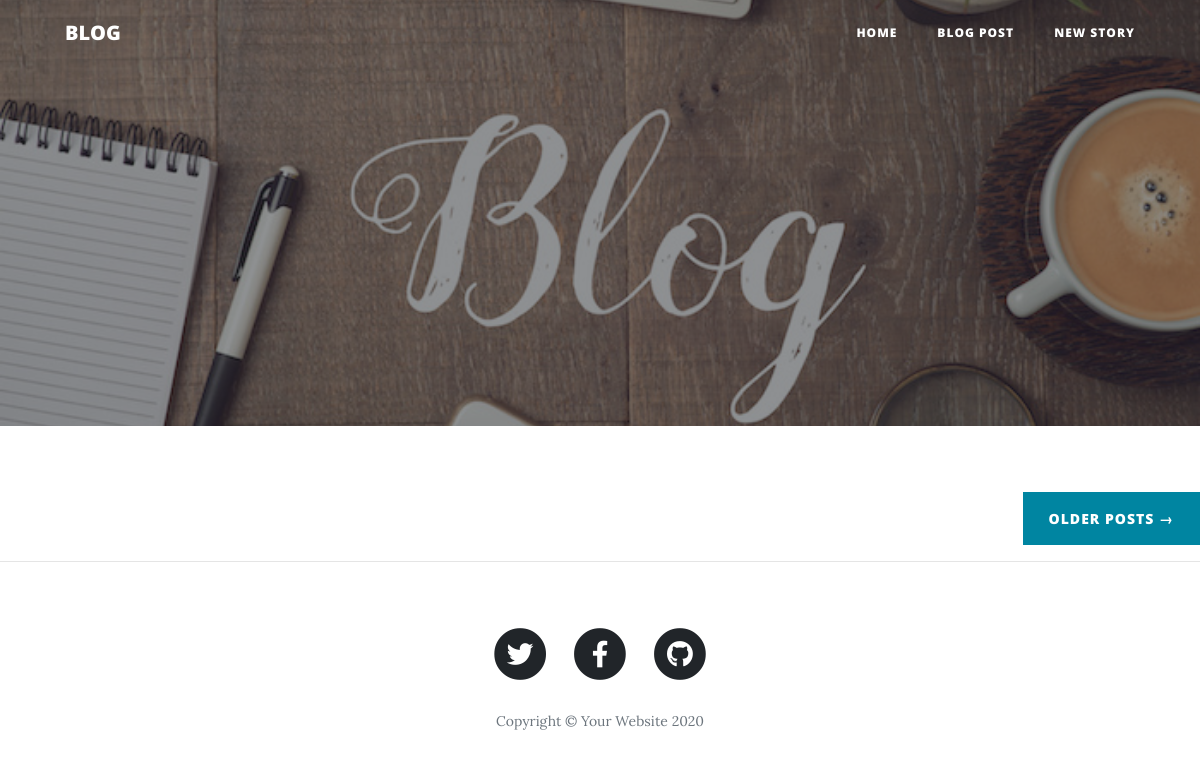
Page /blog/ on the earlier database version.
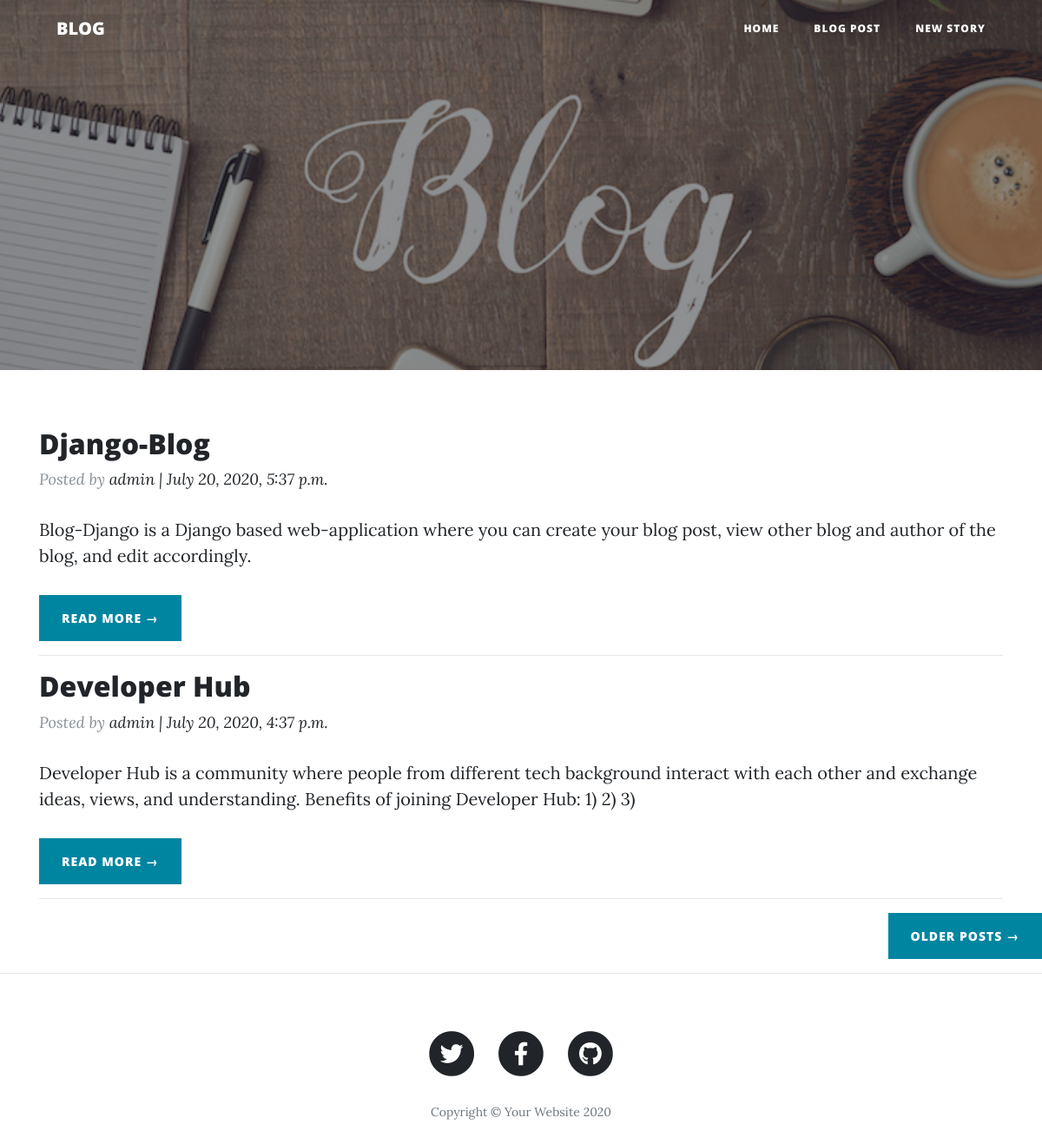
Same page on the later database version.
### Blog/models.py (models this page shows, shortened)
class Post(models.Model):
    STATUS_CHOICES = (('Published', 'Published'),
                      ('Draft', 'Draft'),)
    title = models.CharField(max_length=250)
    subtitle = models.CharField(max_length=250)
    content = models.TextField()
    slug = models.SlugField(unique=True, max_length=255)
    status = models.CharField(max_length=10, default='Draft', choices=STATUS_CHOICES)
    created = models.DateTimeField(auto_now_add=True)
    updated = models.DateTimeField(auto_now=True)
    author = models.ForeignKey(User, on_delete=models.CASCADE)

### Blog/views.py (the view)
# urls.py: path('', views.PostList.as_view(), name='blog'),
class PostList(generic.ListView):
    queryset = Post.objects.filter(status='Published').order_by('-created')
    template_name = 'blog.html'

### Blog/templates/blog.html (shortened to what this page needs)
{% load static %}
  <!DOCTYPE html>
  <html lang="en">
  <head>
    <link href="{% static 'vendor/bootstrap/css/bootstrap.min.css' %}" rel="stylesheet">
    <link href="{% static 'vendor/fontawesome-free/css/all.min.css' %}" rel="stylesheet" type="text/css">
    <link href="{% static 'css/clean-blog.min.css' %}" rel="stylesheet">
  </head>
  <body>
    <header class="masthead" style="background-image: url({% static 'Images/blog.jpg' %})" >
      <div class="overlay"></div>
      <div class="container">
        <div class="row">
          <div class="col-lg-8 col-md-10 mt-3 left">
            <div class="site-heading">
            </div>
          </div>
        </div>
      </div>
    </header>
    <nav class="navbar navbar-expand-lg navbar-light fixed-top" id="mainNav">
      <div class="container">
        <a class="navbar-brand" href="/">BLOG</a>
        <div class="collapse navbar-collapse" id="navbarResponsive">
          <ul class="navbar-nav ml-auto">
            <li class="nav-item">
              <a class="nav-link" href="{% url 'homepage' %}">Home</a>
            </li>
              <li class="nav-item">
              <a class="nav-link" href="{% url 'blog' %}">Blog Post</a>
            </li>
              <li class="nav-item">
              <a class="nav-link" href="{% url 'blog_form' %}">New Story</a>
            </li>
          </ul>
        </div>
      </div>
    </nav>
 <div class="container">
    <div class="row">
      <div class="col-md-12 mt-3 left">
           {% for post in post_list %}
        <div class="post-preview">
            <h2 class="post-title">
                {{ post.title }}
            </h2>
            <p class="post-meta">Posted by
              <a>{{ post.author }} | {{ post.created}}</a>
            </p>
             <p class="post-content">
                 {{post.content|slice:":200" }}
             </p>
        </div>
               <a href="{% url 'blogon_extend' post.slug  %}" class="btn btn-primary">Read More &rarr;</a>
        <hr>
           {% endfor %}
      </div>
    </div>
  </div>
    <div class="clearfix">
          <a class="btn btn-primary float-right" href="#">Older Posts &rarr;</a>
        </div>
  <hr>
    <footer>
      <div class="container">
        <div class="row">
          <div class="col-lg-8 col-md-10 mx-auto">
            <ul class="list-inline text-center">
              <li class="list-inline-item">
                <a href="https://twitter.com/sapanasubedi5https://twitter.com/sapanasubedi5">
                  <span class="fa-stack fa-lg">
                    <i class="fas fa-circle fa-stack-2x"></i>
                    <i class="fab fa-twitter fa-stack-1x fa-inverse"></i>
                  </span>
                </a>
              </li>
              <li class="list-inline-item">
                <a href="https://www.facebook.com/ssapana.subedii/">
                  <span class="fa-stack fa-lg">
                    <i class="fas fa-circle fa-stack-2x"></i>
                    <i class="fab fa-facebook-f fa-stack-1x fa-inverse"></i>
                  </span>
                </a>
              </li>
              <li class="list-inline-item">
                <a href="https://github.com/subedisapana">
                  <span class="fa-stack fa-lg">
                    <i class="fas fa-circle fa-stack-2x"></i>
                    <i class="fab fa-github fa-stack-1x fa-inverse"></i>
                  </span>
                </a>
              </li>
            </ul>
            <p class="copyright text-muted">Copyright &copy; Your Website 2020</p>
          </div>
        </div>
      </div>
    </footer>
  </body>
  </html>

Differences in the rows shown:
added Post: title "Django-Blog", author "admin", created "July 20, 2020, 5:37 p.m.", content "Blog-Django is a Django based web-application where you can create your blog post, view other blog and author of the blog, and edit accordingly."
added Post: title "Developer Hub", author "admin", created "July 20, 2020, 4:37 p.m.", content "Developer Hub is a community where people from different tech background interact with each other and exchange ideas, views, and understanding. Benefits of joining Developer Hub: 1) 2) 3)"
